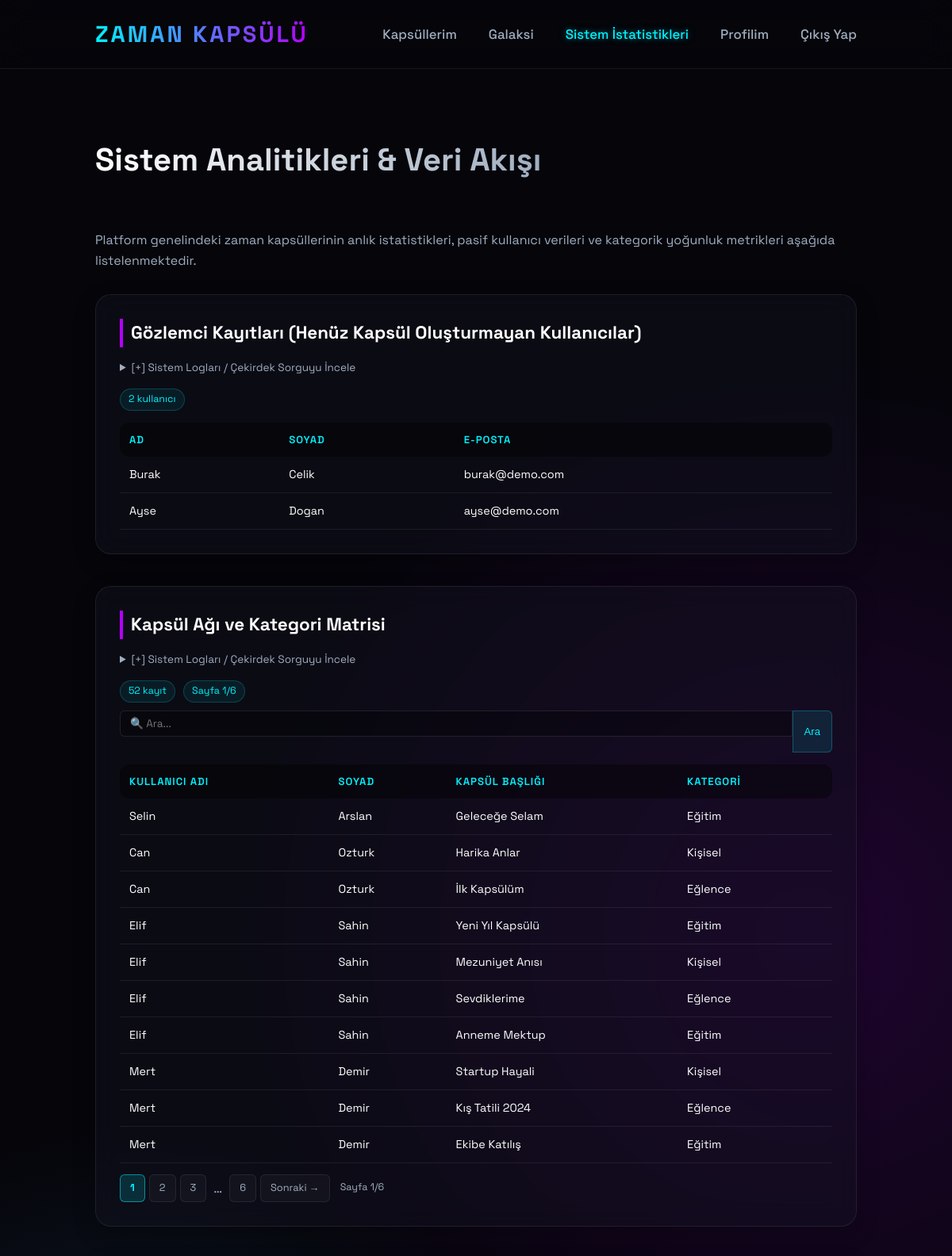
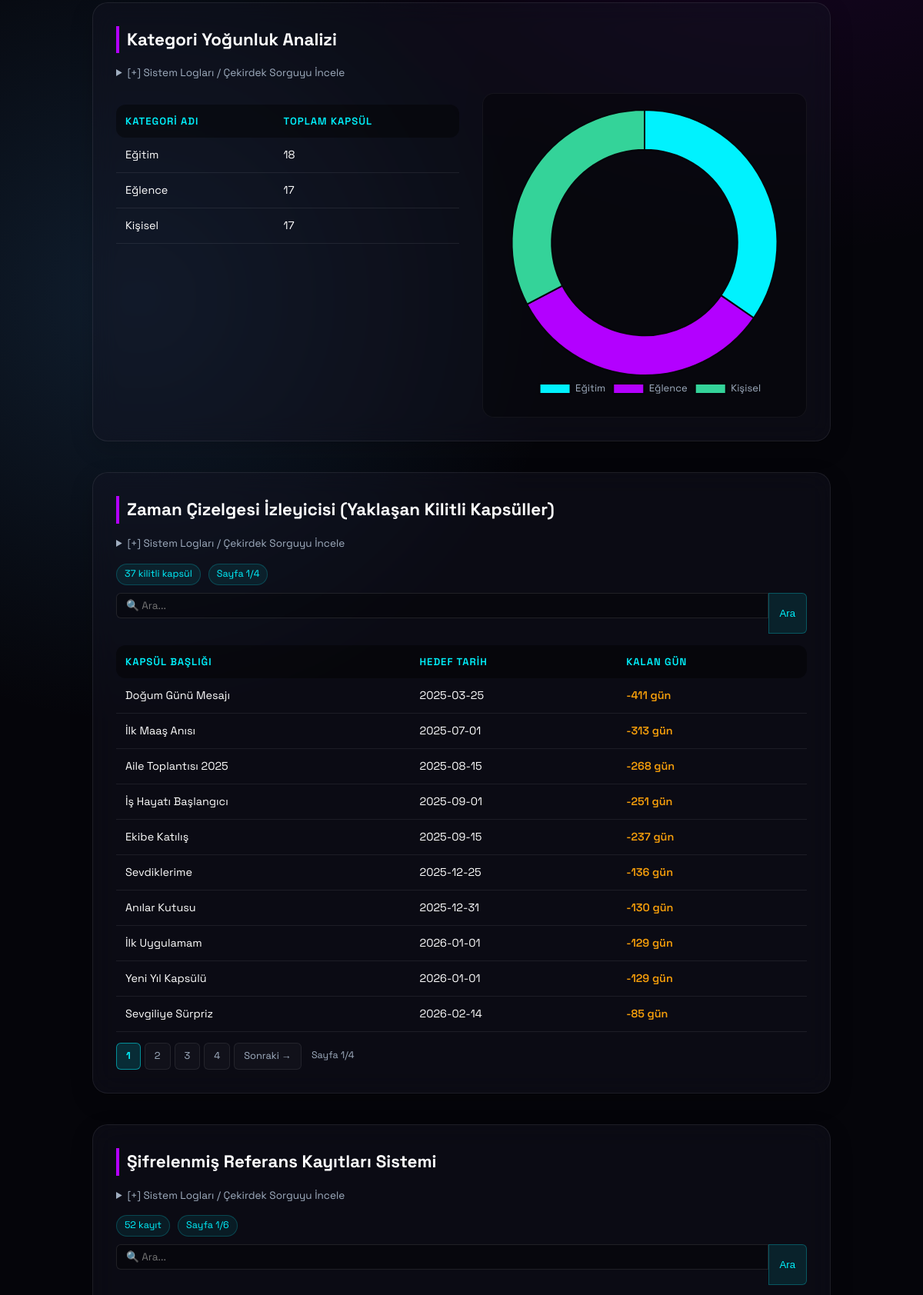
Page /frontend/istatistikler.php (signed in, upper part) on the committed database (2 pictures, top to bottom).
### tables this page shows
CREATE TABLE IF NOT EXISTS `CAPSULES` (
  `capsule_id` int(11) NOT NULL AUTO_INCREMENT,
  `sender_id` int(11) NOT NULL,
  `title` varchar(150) NOT NULL,
  `target_date` date NOT NULL,
  `status` enum('Locked','Unlocked') NOT NULL DEFAULT 'Locked',
  `created_at` timestamp NOT NULL DEFAULT current_timestamp(),
  PRIMARY KEY (`capsule_id`),
  KEY `sender_id` (`sender_id`),
  CONSTRAINT `fk_capsules_users` FOREIGN KEY (`sender_id`) REFERENCES `USERS` (`user_id`) ON DELETE CASCADE
);

CREATE TABLE IF NOT EXISTS `USERS` (
  `user_id` int(11) NOT NULL AUTO_INCREMENT,
  `first_name` varchar(50) NOT NULL,
  `last_name` varchar(50) NOT NULL,
  `email` varchar(100) NOT NULL,
  `password_hash` varchar(255) NOT NULL,
  `created_at` timestamp NOT NULL DEFAULT current_timestamp(),
  PRIMARY KEY (`user_id`),
  UNIQUE KEY `email` (`email`)
);

CREATE TABLE IF NOT EXISTS `CATEGORIES` (
  `category_id` int(11) NOT NULL AUTO_INCREMENT,
  `category_name` varchar(50) NOT NULL,
  PRIMARY KEY (`category_id`)
);

### frontend/istatistikler.php (the view, shortened to what this page needs)
<?php
require_once '../backend/db.php';
$PER = 10;
$p2 = max(1, intval($_GET['p2'] ?? 1));
$p4 = max(1, intval($_GET['p4'] ?? 1));
$p5 = max(1, intval($_GET['p5'] ?? 1));
$q2 = trim($_GET['q2'] ?? '');
$q4 = trim($_GET['q4'] ?? '');
$q5 = trim($_GET['q5'] ?? '');
$q1 = $db->query("SELECT first_name, last_name, email FROM USERS WHERE user_id NOT IN (SELECT DISTINCT sender_id FROM CAPSULES)");
$res1 = $q1->fetchAll();
$where2 = '';
$params2 = [];
$cnt2_stmt = $db->prepare("SELECT COUNT(*) FROM (
    SELECT C.capsule_id FROM CAPSULES C
    JOIN USERS U ON C.sender_id = U.user_id
    JOIN CAPSULE_CATEGORY CC ON C.capsule_id = CC.capsule_id
    JOIN CATEGORIES CAT ON CC.category_id = CAT.category_id
    GROUP BY C.capsule_id, U.user_id, CAT.category_id
    $where2
) t");
$cnt2_stmt->execute($params2);
$total2 = (int)$cnt2_stmt->fetchColumn();
$pages2 = max(1, (int)ceil($total2 / $PER));
$stmt2 = $db->prepare("SELECT U.first_name, U.last_name, C.title, CAT.category_name
    FROM CAPSULES C
    JOIN USERS U ON C.sender_id = U.user_id
    JOIN CAPSULE_CATEGORY CC ON C.capsule_id = CC.capsule_id
    JOIN CATEGORIES CAT ON CC.category_id = CAT.category_id
    $where2
    ORDER BY C.capsule_id DESC
    LIMIT :lim OFFSET :off");
$stmt2->bindValue(':lim', $PER, PDO::PARAM_INT);
$stmt2->bindValue(':off', ($p2-1)*$PER, PDO::PARAM_INT);
$stmt2->execute();
$res2 = $stmt2->fetchAll();
$q3 = $db->query("SELECT CAT.category_name, COUNT(CC.capsule_id) AS toplam_kapsul
    FROM CATEGORIES CAT
    LEFT JOIN CAPSULE_CATEGORY CC ON CAT.category_id = CC.category_id
    GROUP BY CAT.category_name ORDER BY toplam_kapsul DESC");
$res3 = $q3->fetchAll();
$chart_labels = array_column($res3, 'category_name');
$chart_data   = array_column($res3, 'toplam_kapsul');
$where4 = "WHERE status = 'Locked'";
$params4 = [];
$cnt4 = $db->prepare("SELECT COUNT(*) FROM CAPSULES $where4");
$cnt4->execute($params4);
$total4 = (int)$cnt4->fetchColumn();
$pages4 = max(1, (int)ceil($total4 / $PER));
$stmt4 = $db->prepare("SELECT title, target_date, DATEDIFF(target_date, NOW()) AS kalan_gun
    FROM CAPSULES $where4
    ORDER BY kalan_gun ASC
    LIMIT :lim OFFSET :off");
$stmt4->bindValue(':lim', $PER, PDO::PARAM_INT);
$stmt4->bindValue(':off', ($p4-1)*$PER, PDO::PARAM_INT);
$stmt4->execute();
$res4 = $stmt4->fetchAll();
$where5 = '';
$params5 = [];
$cnt5 = $db->prepare("SELECT COUNT(*) FROM (
    SELECT UPPER(C.title) AS buyuk_baslik,
           CONCAT(SUBSTRING(U.first_name,1,1), SUBSTRING(U.last_name,1,1), '-', C.capsule_id) AS referans_kodu
    FROM CAPSULES C JOIN USERS U ON C.sender_id = U.user_id
    $where5
) t");
$cnt5->execute($params5);
$total5 = (int)$cnt5->fetchColumn();
$pages5 = max(1, (int)ceil($total5 / $PER));
function paginator($cur, $total, $param, $others = []) {
    $q = array_merge($others, [$param => $cur]);
    $html = '<div style="display:flex;gap:5px;margin-top:14px;flex-wrap:wrap;align-items:center;">';
    $start = max(1, $cur-2); $end = min($total, $cur+2);
    for ($i = $start; $i <= $end; $i++) {
        $q[$param] = $i;
        $html .= '<a href="?'.http_build_query($q).'" style="'.pBtn($i===$cur).'">'. $i .'</a>';
    }
    if ($end < $total) {
        if ($end < $total-1) $html .= '<span style="color:var(--text-secondary);padding:0 4px;">…</span>';
        $q[$param] = $total; $html .= '<a href="?'.http_build_query($q).'" style="'.pBtn(false).'">'.$total.'</a>';
    }
    if ($cur < $total) {
        $q[$param] = $cur+1;
        $html .= '<a href="?'.http_build_query($q).'" style="'.pBtn(false).'">Sonraki →</a>';
    }
    $html .= '<span style="color:var(--text-secondary);font-size:0.78rem;margin-left:8px;">Sayfa '.$cur.'/'.$total.'</span>';
    $html .= '</div>';
    return $html;
}
function pBtn($active) {
    $base = 'padding:6px 12px;border-radius:6px;text-decoration:none;font-size:0.8rem;border:1px solid;transition:all 0.2s;';
    return $active
        ? $base . 'background:rgba(0,242,254,0.15);border-color:rgba(0,242,254,0.5);color:#00f2fe;font-weight:700;'
        : $base . 'background:rgba(255,255,255,0.03);border-color:rgba(255,255,255,0.08);color:var(--text-secondary);';
}
function searchBar($name, $val, $others = []) {
    $hidden = '';
    $clear = $val !== '' ? '<a href="?'.http_build_query($others).'" style="padding:7px 10px;background:rgba(239,68,68,0.1);border:1px solid rgba(239,68,68,0.25);border-radius:6px;margin-left:5px;color:#f87171;font-size:0.82rem;text-decoration:none;">✕</a>' : '';
    return '<form method="GET" style="display:flex;gap:0;margin-bottom:12px;">'
        . $hidden
        . '<input type="text" name="'.htmlspecialchars($name).'" value="'.htmlspecialchars($val).'" placeholder="🔍 Ara..." style="background:rgba(255,255,255,0.04);border:1px solid rgba(255,255,255,0.08);border-right:none;border-radius:6px 0 0 6px;padding:7px 12px;color:#fff;font-size:0.85rem;outline:none;">'
        . '<button type="submit" style="background:rgba(0,242,254,0.1);border:1px solid rgba(0,242,254,0.25);border-radius:0 6px 6px 0;padding:7px 14px;color:#00f2fe;cursor:pointer;font-size:0.82rem;">Ara</button>'
        . $clear
        . '</form>';
}
function otherParams($exclude) {
    $allowed = ['p2','p4','p5','q2','q4','q5'];
    $res = [];
    return $res;
}
?>
<!DOCTYPE html>
<html lang="tr">
<head>
    <link rel="stylesheet" href="style.css?v=<?= time() ?>">
</head>
<body>
    <nav>
        <a href="index.php" class="logo" style="text-decoration: none;">Zaman Kapsülü</a>
        <ul>
            <li><a href="index.php">Kapsüllerim</a></li>
            <li><a href="galaksi.php">Galaksi</a></li>
            <li><a href="istatistikler.php" style="color: var(--accent); text-shadow: 0 0 8px var(--accent-glow);">Sistem İstatistikleri</a></li>
            <li><a href="profil.php">Profilim</a></li>
            <li><a href="../backend/logout.php">Çıkış Yap</a></li>
        </ul>
    </nav>
    <div class="capsule-container">
        <h2>Sistem Analitikleri &amp; Veri Akışı</h2>
        <p style="color: var(--text-secondary); margin-bottom: 30px;">
            Platform genelindeki zaman kapsüllerinin anlık istatistikleri, pasif kullanıcı verileri ve kategorik yoğunluk metrikleri aşağıda listelenmektedir.
        </p>
        <div class="table-container">
            <h3 class="query-title">Gözlemci Kayıtları (Henüz Kapsül Oluşturmayan Kullanıcılar)</h3>
            <details style="margin-bottom:15px;cursor:pointer;">
                <summary style="color:var(--text-secondary);font-size:0.85rem;outline:none;user-select:none;">[+] Sistem Logları / Çekirdek Sorguyu İncele</summary>
            </details>
            <div class="stat-row">
                <span class="stat-badge"><?= count($res1) ?> kullanıcı</span>
            </div>
            <table>
                <tr><th>Ad</th><th>Soyad</th><th>E-Posta</th></tr>
                <?php foreach($res1 as $row): ?>
                <tr><td><?= htmlspecialchars($row['first_name']) ?></td><td><?= htmlspecialchars($row['last_name']) ?></td><td><?= htmlspecialchars($row['email']) ?></td></tr>
                <?php endforeach; ?>
            </table>
        </div>
        <div class="table-container">
            <h3 class="query-title">Kapsül Ağı ve Kategori Matrisi</h3>
            <details style="margin-bottom:15px;cursor:pointer;">
                <summary style="color:var(--text-secondary);font-size:0.85rem;outline:none;user-select:none;">[+] Sistem Logları / Çekirdek Sorguyu İncele</summary>
            </details>
            <div class="stat-row">
                <span class="stat-badge"><?= $total2 ?> kayıt</span>
                <span class="stat-badge">Sayfa <?= $p2 ?>/<?= $pages2 ?></span>
            </div>
            <?= searchBar('q2', $q2, otherParams('q2')) ?>
            <table>
                <tr><th>Kullanıcı Adı</th><th>Soyad</th><th>Kapsül Başlığı</th><th>Kategori</th></tr>
                <?php foreach($res2 as $row): ?>
                <tr>
                    <td><?= htmlspecialchars($row['first_name']) ?></td>
                    <td><?= htmlspecialchars($row['last_name']) ?></td>
                    <td><?= htmlspecialchars($row['title']) ?></td>
                    <td><?= htmlspecialchars($row['category_name']) ?></td>
                </tr>
                <?php endforeach; ?>
            </table>
            <?= paginator($p2, $pages2, 'p2', otherParams('p2')) ?>
        </div>
        <div class="table-container">
            <h3 class="query-title">Kategori Yoğunluk Analizi</h3>
            <details style="margin-bottom:15px;cursor:pointer;">
                <summary style="color:var(--text-secondary);font-size:0.85rem;outline:none;user-select:none;">[+] Sistem Logları / Çekirdek Sorguyu İncele</summary>
            </details>
            <div style="display:flex;flex-wrap:wrap;gap:30px;align-items:flex-start;">
                <div style="flex:1;min-width:280px;">
                    <table>
                        <tr><th>Kategori Adı</th><th>Toplam Kapsül</th></tr>
                        <?php foreach($res3 as $row): ?>
                        <tr><td><?= htmlspecialchars($row['category_name']) ?></td><td><?= htmlspecialchars($row['toplam_kapsul']) ?></td></tr>
                        <?php endforeach; ?>
                    </table>
                </div>
                <div style="flex:1;min-width:280px;max-width:380px;margin:0 auto;background:rgba(0,0,0,0.3);padding:20px;border-radius:15px;border:1px solid rgba(255,255,255,0.05);">
                    <canvas id="categoryChart"></canvas>
                </div>
            </div>
            <script>
                const ctx = document.getElementById('categoryChart').getContext('2d');
                new Chart(ctx, {
                    type: 'doughnut',
                    data: {
                        labels: <?= json_encode($chart_labels) ?>,
                        datasets: [{ data: <?= json_encode($chart_data) ?>, backgroundColor: ['#00f2fe','#b300ff','#34d399','#f59e0b','#ef4444','#a78bfa','#fb923c'], borderColor: '#05050a', borderWidth: 2, hoverOffset: 10 }]
                    },
                    options: { responsive: true, plugins: { legend: { position: 'bottom', labels: { color: '#a0aec0', font: { family: 'Space Grotesk', size: 13 } } } }, cutout: '70%' }
                });
            </script>
        </div>
        <div class="table-container">
            <h3 class="query-title">Zaman Çizelgesi İzleyicisi (Yaklaşan Kilitli Kapsüller)</h3>
            <details style="margin-bottom:15px;cursor:pointer;">
                <summary style="color:var(--text-secondary);font-size:0.85rem;outline:none;user-select:none;">[+] Sistem Logları / Çekirdek Sorguyu İncele</summary>
            </details>
            <div class="stat-row">
                <span class="stat-badge"><?= $total4 ?> kilitli kapsül</span>
                <span class="stat-badge">Sayfa <?= $p4 ?>/<?= $pages4 ?></span>
            </div>
            <?= searchBar('q4', $q4, otherParams('q4')) ?>
            <table>
                <tr><th>Kapsül Başlığı</th><th>Hedef Tarih</th><th>Kalan Gün</th></tr>
                <?php foreach($res4 as $row):
                    $gun = (int)$row['kalan_gun'];
                    $color = $gun <= 7 ? '#f59e0b' : ($gun <= 30 ? '#34d399' : 'inherit');
                ?>
                <tr>
                    <td><?= htmlspecialchars($row['title']) ?></td>
                    <td><?= htmlspecialchars($row['target_date']) ?></td>
                    <td style="color:<?= $color ?>;font-weight:<?= $gun<=30?'600':'400' ?>;"><?= $gun ?> gün</td>
                </tr>
                <?php endforeach; ?>
            </table>
            <?= paginator($p4, $pages4, 'p4', otherParams('p4')) ?>
        </div>
        <div class="table-container">
            <h3 class="query-title">Şifrelenmiş Referans Kayıtları Sistemi</h3>
            <details style="margin-bottom:15px;cursor:pointer;">
                <summary style="color:var(--text-secondary);font-size:0.85rem;outline:none;user-select:none;">[+] Sistem Logları / Çekirdek Sorguyu İncele</summary>
            </details>
            <div class="stat-row">
                <span class="stat-badge"><?= $total5 ?> kayıt</span>
                <span class="stat-badge">Sayfa <?= $p5 ?>/<?= $pages5 ?></span>
            </div>
            <?= searchBar('q5', $q5, otherParams('q5')) ?>
        </div>
    </div>
</body>
</html>

### rows in the picture
capsules: sender.first_name "Selin", sender.last_name "Arslan", title "Geleceğe Selam", categories.category_name "Eğitim"
capsules: sender.first_name "Can", sender.last_name "Ozturk", title "Harika Anlar", categories.category_name "Kişisel"
capsules: sender.first_name "Can", sender.last_name "Ozturk", title "İlk Kapsülüm", categories.category_name "Eğlence"
capsules: sender.first_name "Elif", sender.last_name "Sahin", title "Yeni Yıl Kapsülü", categories.category_name "Eğitim", target_date "2026-01-01", gun "-129"
capsules: sender.first_name "Elif", sender.last_name "Sahin", title "Mezuniyet Anısı", categories.category_name "Kişisel"
capsules: sender.first_name "Elif", sender.last_name "Sahin", title "Sevdiklerime", categories.category_name "Eğlence", target_date "2025-12-25", gun "-136"
capsules: sender.first_name "Elif", sender.last_name "Sahin", title "Anneme Mektup", categories.category_name "Eğitim"
capsules: sender.first_name "Mert", sender.last_name "Demir", title "Startup Hayali", categories.category_name "Kişisel"
capsules: sender.first_name "Mert", sender.last_name "Demir", title "Kış Tatili 2024", categories.category_name "Eğlence"
capsules: sender.first_name "Mert", sender.last_name "Demir", title "Ekibe Katılış", categories.category_name "Eğitim", target_date "2025-09-15", gun "-237"
capsules: title "Doğum Günü Mesajı", target_date "2025-03-25", gun "-411"
capsules: title "İlk Maaş Anısı", target_date "2025-07-01", gun "-313"
capsules: title "Aile Toplantısı 2025", target_date "2025-08-15", gun "-268"
capsules: title "İş Hayatı Başlangıcı", target_date "2025-09-01", gun "-251"
capsules: title "Anılar Kutusu", target_date "2025-12-31", gun "-130"
capsules: title "İlk Uygulamam", target_date "2026-01-01", gun "-129"
capsules: title "Sevgiliye Sürpriz", target_date "2026-02-14", gun "-85"

### other values in the picture
count($res1) "2"
$row['first_name'] "Burak"
$row['last_name'] "Celik"
$row['email'] "burak@demo.com"
$row['first_name'] "Ayse"
$row['last_name'] "Dogan"
$row['email'] "ayse@demo.com"
$total2 "52"
$p2 "1"
$pages2 "6"
$total "6 4"
$cur "1 1"
$row['category_name'] "Eğitim"
$row['toplam_kapsul'] "18"
$row['category_name'] "Eğlence"
